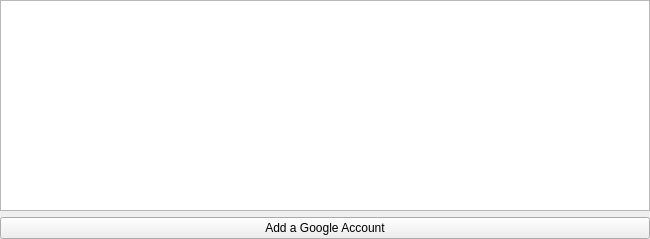
<?xml version="1.0" encoding="UTF-8"?>
<ui version="4.0">
 <class>AuthenticationWidget</class>
 <widget class="QWidget" name="AuthenticationWidget">
  <property name="geometry">
   <rect>
    <x>0</x>
    <y>0</y>
    <width>650</width>
    <height>239</height>
   </rect>
  </property>
  <property name="sizePolicy">
   <sizepolicy hsizetype="MinimumExpanding" vsizetype="MinimumExpanding">
    <horstretch>0</horstretch>
    <verstretch>0</verstretch>
   </sizepolicy>
  </property>
  <layout class="QVBoxLayout" name="verticalLayout_3">
   <property name="leftMargin">
    <number>0</number>
   </property>
   <property name="topMargin">
    <number>0</number>
   </property>
   <property name="rightMargin">
    <number>0</number>
   </property>
   <property name="bottomMargin">
    <number>0</number>
   </property>
   <item>
    <widget class="QStackedWidget" name="stackedWidget">
     <property name="sizePolicy">
      <sizepolicy hsizetype="MinimumExpanding" vsizetype="MinimumExpanding">
       <horstretch>0</horstretch>
       <verstretch>0</verstretch>
      </sizepolicy>
     </property>
     <widget class="QWidget" name="credentialsPage">
      <property name="sizePolicy">
       <sizepolicy hsizetype="Expanding" vsizetype="Expanding">
        <horstretch>0</horstretch>
        <verstretch>0</verstretch>
       </sizepolicy>
      </property>
      <layout class="QVBoxLayout" name="verticalLayout">
       <property name="leftMargin">
        <number>0</number>
       </property>
       <property name="topMargin">
        <number>0</number>
       </property>
       <property name="rightMargin">
        <number>0</number>
       </property>
       <property name="bottomMargin">
        <number>0</number>
       </property>
       <item>
        <widget class="SectionView" name="credentialView"/>
       </item>
      </layout>
     </widget>
     <widget class="QWidget" name="noCredentialsPage">
      <property name="sizePolicy">
       <sizepolicy hsizetype="MinimumExpanding" vsizetype="MinimumExpanding">
        <horstretch>0</horstretch>
        <verstretch>0</verstretch>
       </sizepolicy>
      </property>
      <layout class="QVBoxLayout" name="verticalLayout_2">
       <item>
        <widget class="QLabel" name="noCredentialsLabel">
         <property name="text">
          <string>You don't have any credentials.</string>
         </property>
         <property name="alignment">
          <set>Qt::AlignCenter</set>
         </property>
        </widget>
       </item>
      </layout>
     </widget>
    </widget>
   </item>
   <item>
    <widget class="QPushButton" name="createButton">
     <property name="text">
      <string>Add a Google Account</string>
     </property>
    </widget>
   </item>
  </layout>
 </widget>
 <customwidgets>
  <customwidget>
   <class>SectionView</class>
   <extends>QTableView</extends>
   <header>sectionview.hpp</header>
  </customwidget>
 </customwidgets>
 <resources/>
 <connections/>
</ui>
